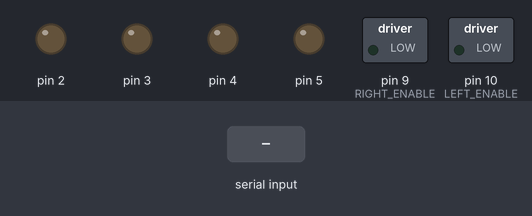
Recording of a sketch running on a simulated Arduino Uno, built with avr-gcc and run on an emulated ATmega328P. Parts: switched loads named in the sketch (green lamp = pin HIGH), output pins drawn as LEDs (lit = HIGH). The test bench sets the inputs (shaded band).

Above: at 1.2 s.
1.3 s: "F" received over Serial
At 2.4 s:
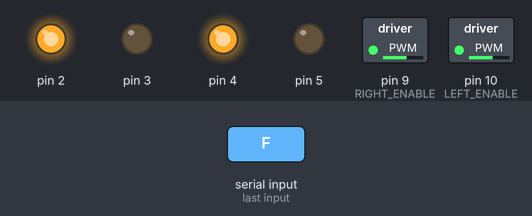
2.8 s: "B" received over Serial
At 3.6 s:
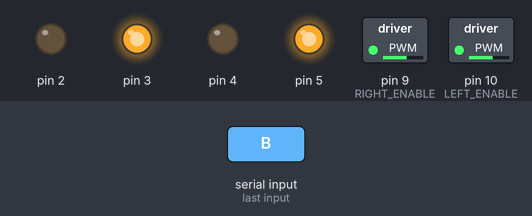
4.3 s: "R" received over Serial
At 4.7 s:
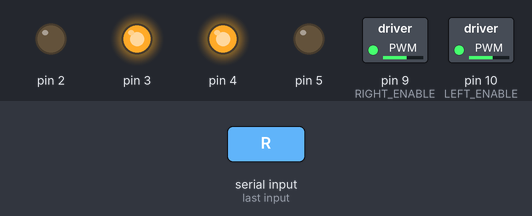
5.8 s: "L" received over Serial
At 7.0 s:
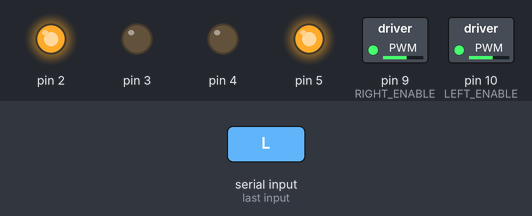
7.3 s: "G" received over Serial
At 8.2 s:
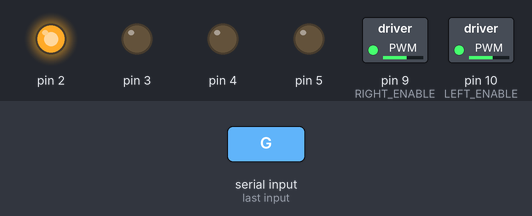
8.8 s: "I" received over Serial
At 9.3 s:
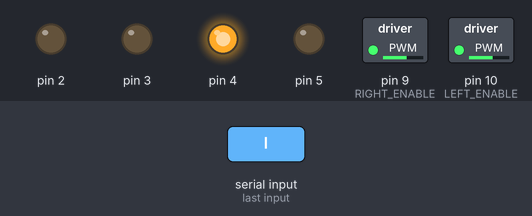
Timing chart, 0 to 11.3 s (numbered marks = the images above; inputs shaded):
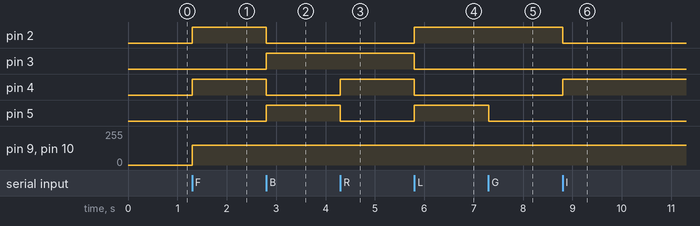

The sketch:

RC_BOT.ino
```cpp
//--------------------------------------------- < SAMPLE CODE BY DHANUSH SHETTIGAR-DTiLABZ  > ---------------------------------------


//--------------------------------------------- CONECTIONS-->
//--------------------------------------------- RX (ARDUINO) --> TX (HC_05-BLUETOOTH MODULE)
//--------------------------------------------- TX (ARDUINO) --> RX (HC_05-BLUETOOTH MODULE)

//---------------------- PWM PINS  ---------------------- D9 (ARDUINO) --> EN_A (MOTOR DRIVER)
//---------------------- PWM PINS  ---------------------- D10 (ARDUINO) --> EN_B (MOTOR DRIVER)

//--------------------------------------------- D2 (ARDUINO) --> IN-1 (MOTOR DRIVER) --> OUT1 OF MOTOR(+VE)
//--------------------------------------------- D3 (ARDUINO) --> IN-2 (MOTOR DRIVER) --> OUT2 OF MOTOR
//--------------------------------------------- D4 (ARDUINO) --> IN-3 (MOTOR DRIVER) --> OUT3 OF MOTOR(+VE)
//--------------------------------------------- D5 (ARDUINO) --> IN-4 (MOTOR DRIVER) --> OUT4 OF MOTOR

char A;        //    Variable to store recived data

const int LEFT_ENABLE = 10; // ENABLE PIN DECLARATION
const int RIGHT_ENABLE = 9;

const int MOTOR_SPEED = 150; // ROTATION SPEED

void Set_Speed(int SPEED)
{
  analogWrite(LEFT_ENABLE , SPEED);
  analogWrite(RIGHT_ENABLE , SPEED);
}

void moveForward()
{
  Set_Speed(MOTOR_SPEED);
  digitalWrite(2, HIGH);
  digitalWrite(3, LOW);
  digitalWrite(4, HIGH);
  digitalWrite(5, LOW);
}
void moveBackward()
{
  Set_Speed(MOTOR_SPEED);
  digitalWrite(2, LOW);
  digitalWrite(3, HIGH);
  digitalWrite(4, LOW);
  digitalWrite(5, HIGH);
}
void arcRight()
{
  Set_Speed(MOTOR_SPEED);
  digitalWrite(2, HIGH);
  digitalWrite(3, LOW);
  digitalWrite(4, LOW);
  digitalWrite(5, LOW);
}

void arcLeft()
{
  Set_Speed(MOTOR_SPEED);
  digitalWrite(2, LOW);
  digitalWrite(3, LOW);
  digitalWrite(4, HIGH);
  digitalWrite(5, LOW);
}
void spotRight()
{
  Set_Speed(MOTOR_SPEED);
  digitalWrite(2, LOW);
  digitalWrite(3, HIGH);
  digitalWrite(4, HIGH);
  digitalWrite(5, LOW);
}
void spotLeft()
{
  Set_Speed(MOTOR_SPEED);
  digitalWrite(2, HIGH);
  digitalWrite(3, LOW);
  digitalWrite(4, LOW);
  digitalWrite(5, HIGH);
}
void Stop()
{
  Set_Speed(0);
  digitalWrite(2, LOW);
  digitalWrite(3, LOW);
  digitalWrite(4, LOW);
  digitalWrite(5, LOW);
}


void setup() {
  // pin declarations
  pinMode(2, OUTPUT);
  pinMode(3, OUTPUT);
  pinMode(4, OUTPUT);
  pinMode(5, OUTPUT);
  pinMode(9, OUTPUT);
  pinMode(10, OUTPUT);

  Serial.begin(9600); //----------------BAUD RATE VALUE TO COMMUNICATE WITH HC_05 MODULE
}

void loop()
{
  if (Serial.available() > 0)
  {
    A = Serial.read();
    //Serial.println(A);  //uncomment to view the data recived while usb is connected to pc
  }
  switch (A)
  {
    case 'F' : moveForward();
      break;
    case 'B' : moveBackward();
      break;
    case 'R' : spotRight();
      break;
    case 'L' : spotLeft();
      break;
    case 'G' : arcRight();
      break;
    case 'I' : arcLeft();
      break;
    case 'S' : Stop();
      break;

  }
}
```

Measured:
- after the input at 1.3 s, pin 2, pin 4: LOW → HIGH at once; pin 9 (RIGHT_ENABLE), pin 10 (LEFT_ENABLE): 0/255 → 150/255 at once
- after the input at 2.8 s, pin 2, pin 4: HIGH → LOW at once; pin 3, pin 5: LOW → HIGH at once
- after the input at 4.3 s, pin 4: LOW → HIGH at once; pin 5: HIGH → LOW at once
- after the input at 5.8 s, pin 2, pin 5: LOW → HIGH at once; pin 3, pin 4: HIGH → LOW at once
- after the input at 7.3 s, pin 5: HIGH → LOW at once
- after the input at 8.8 s, pin 2: HIGH → LOW at once; pin 4: LOW → HIGH at once
